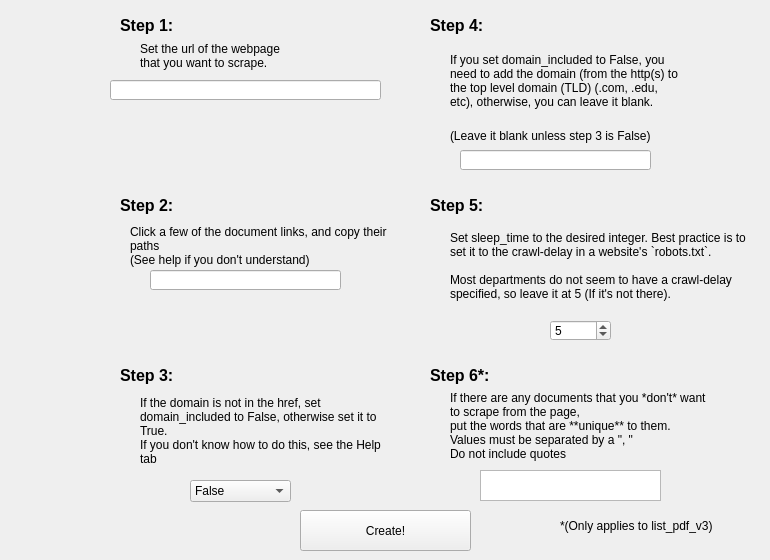
    <widget class="QWidget" name="Setup">
     <property name="accessibleName">
      <string notr="true"/>
     </property>
     <attribute name="title">
      <string>Setup</string>
     </attribute>
     <widget class="QLineEdit" name="webpage_input">
      <property name="geometry">
       <rect>
        <x>110</x>
        <y>80</y>
        <width>271</width>
        <height>20</height>
       </rect>
      </property>
     </widget>
     <widget class="QLabel" name="step3_header_2">
      <property name="geometry">
       <rect>
        <x>120</x>
        <y>360</y>
        <width>158</width>
        <height>31</height>
       </rect>
      </property>
      <property name="font">
       <font>
        <pointsize>12</pointsize>
        <weight>75</weight>
        <bold>true</bold>
       </font>
      </property>
      <property name="text">
       <string>Step 3:</string>
      </property>
      <property name="wordWrap">
       <bool>true</bool>
      </property>
     </widget>
     <widget class="QLabel" name="step1_header_2">
      <property name="geometry">
       <rect>
        <x>120</x>
        <y>10</y>
        <width>158</width>
        <height>31</height>
       </rect>
      </property>
      <property name="font">
       <font>
        <pointsize>12</pointsize>
        <weight>75</weight>
        <bold>true</bold>
       </font>
      </property>
      <property name="text">
       <string>Step 1:</string>
      </property>
      <property name="wordWrap">
       <bool>true</bool>
      </property>
     </widget>
     <widget class="QLabel" name="step1_1">
      <property name="geometry">
       <rect>
        <x>140</x>
        <y>40</y>
        <width>161</width>
        <height>31</height>
       </rect>
      </property>
      <property name="font">
       <font>
        <pointsize>9</pointsize>
       </font>
      </property>
      <property name="text">
       <string>Set the url of the webpage that you want to scrape.</string>
      </property>
      <property name="wordWrap">
       <bool>true</bool>
      </property>
     </widget>
     <widget class="QLabel" name="step2_1">
      <property name="geometry">
       <rect>
        <x>130</x>
        <y>200</y>
        <width>261</width>
        <height>91</height>
       </rect>
      </property>
      <property name="font">
       <font>
        <pointsize>9</pointsize>
       </font>
      </property>
      <property name="text">
       <string>Click a few of the document links, and copy their paths
(See help if you don't understand)</string>
      </property>
      <property name="wordWrap">
       <bool>true</bool>
      </property>
     </widget>
     <widget class="QLineEdit" name="web_path_input">
      <property name="geometry">
       <rect>
        <x>150</x>
        <y>270</y>
        <width>191</width>
        <height>20</height>
       </rect>
      </property>
     </widget>
     <widget class="QLineEdit" name="domain_input">
      <property name="geometry">
       <rect>
        <x>460</x>
        <y>150</y>
        <width>191</width>
        <height>20</height>
       </rect>
      </property>
     </widget>
     <widget class="QLabel" name="step3_4">
      <property name="geometry">
       <rect>
        <x>140</x>
        <y>390</y>
        <width>241</width>
        <height>81</height>
       </rect>
      </property>
      <property name="font">
       <font>
        <pointsize>9</pointsize>
       </font>
      </property>
      <property name="text">
       <string>If the domain is not in the href, set domain_included to False, otherwise set it to True.
If you don't know how to do this, see the Help tab</string>
      </property>
      <property name="wordWrap">
       <bool>true</bool>
      </property>
     </widget>
     <widget class="QComboBox" name="domain_included_input">
      <property name="geometry">
       <rect>
        <x>190</x>
        <y>480</y>
        <width>101</width>
        <height>22</height>
       </rect>
      </property>
      <property name="editable">
       <bool>false</bool>
      </property>
      <property name="currentText">
       <string>False</string>
      </property>
      <item>
       <property name="text">
        <string>False</string>
       </property>
      </item>
      <item>
       <property name="text">
        <string>True</string>
       </property>
      </item>
     </widget>
     <widget class="QLabel" name="step4_header">
      <property name="geometry">
       <rect>
        <x>430</x>
        <y>10</y>
        <width>158</width>
        <height>31</height>
       </rect>
      </property>
      <property name="font">
       <font>
        <pointsize>12</pointsize>
        <weight>75</weight>
        <bold>true</bold>
       </font>
      </property>
      <property name="text">
       <string>Step 4:</string>
      </property>
      <property name="wordWrap">
       <bool>true</bool>
      </property>
     </widget>
     <widget class="QLabel" name="step4_1">
      <property name="geometry">
       <rect>
        <x>450</x>
        <y>40</y>
        <width>231</width>
        <height>81</height>
       </rect>
      </property>
      <property name="font">
       <font>
        <pointsize>9</pointsize>
       </font>
      </property>
      <property name="text">
       <string>If you set domain_included to False, you need to add the domain (from the http(s) to the top level domain (TLD) (.com, .edu, etc), otherwise, you can leave it blank.</string>
      </property>
      <property name="wordWrap">
       <bool>true</bool>
      </property>
     </widget>
     <widget class="QLabel" name="step4_2">
      <property name="geometry">
       <rect>
        <x>450</x>
        <y>120</y>
        <width>221</width>
        <height>31</height>
       </rect>
      </property>
      <property name="font">
       <font>
        <pointsize>9</pointsize>
       </font>
      </property>
      <property name="text">
       <string>(Leave it blank unless step 3 is False)</string>
      </property>
      <property name="wordWrap">
       <bool>true</bool>
      </property>
     </widget>
     <widget class="QLabel" name="step5_header_2">
      <property name="geometry">
       <rect>
        <x>430</x>
        <y>190</y>
        <width>158</width>
        <height>31</height>
       </rect>
      </property>
      <property name="font">
       <font>
        <pointsize>12</pointsize>
        <weight>75</weight>
        <bold>true</bold>
       </font>
      </property>
      <property name="text">
       <string>Step 5:</string>
      </property>
      <property name="wordWrap">
       <bool>true</bool>
      </property>
     </widget>
     <widget class="QLabel" name="step5_3">
      <property name="geometry">
       <rect>
        <x>450</x>
        <y>210</y>
        <width>311</width>
        <height>111</height>
       </rect>
      </property>
      <property name="font">
       <font>
        <pointsize>9</pointsize>
       </font>
      </property>
      <property name="text">
       <string>Set sleep_time to the desired integer. Best practice is to set it to the crawl-delay in a website's `robots.txt`.

Most departments do not seem to have a crawl-delay specified, so leave it at 5 (If it's not there).</string>
      </property>
      <property name="wordWrap">
       <bool>true</bool>
      </property>
     </widget>
     <widget class="QLabel" name="step6_header">
      <property name="geometry">
       <rect>
        <x>430</x>
        <y>360</y>
        <width>158</width>
        <height>31</height>
       </rect>
      </property>
      <property name="font">
       <font>
        <pointsize>12</pointsize>
        <weight>75</weight>
        <bold>true</bold>
       </font>
      </property>
      <property name="text">
       <string>Step 6*:</string>
      </property>
      <property name="wordWrap">
       <bool>true</bool>
      </property>
     </widget>
     <widget class="QSpinBox" name="sleep_time_input">
      <property name="geometry">
       <rect>
        <x>550</x>
        <y>320</y>
        <width>61</width>
        <height>21</height>
       </rect>
      </property>
      <property name="value">
       <number>5</number>
      </property>
     </widget>
     <widget class="QLabel" name="step6_1">
      <property name="geometry">
       <rect>
        <x>450</x>
        <y>370</y>
        <width>261</width>
        <height>111</height>
       </rect>
      </property>
      <property name="font">
       <font>
        <pointsize>9</pointsize>
       </font>
      </property>
      <property name="text">
       <string>If there are any documents that you *don't* want to scrape from the page,
put the words that are **unique** to them.
Values must be separated by a &quot;, &quot;
Do not include quotes</string>
      </property>
      <property name="wordWrap">
       <bool>true</bool>
      </property>
     </widget>
     <widget class="QLabel" name="step2_header_2">
      <property name="geometry">
       <rect>
        <x>120</x>
        <y>190</y>
        <width>158</width>
        <height>31</height>
       </rect>
      </property>
      <property name="font">
       <font>
        <pointsize>12</pointsize>
        <weight>75</weight>
        <bold>true</bold>
       </font>
      </property>
      <property name="text">
       <string>Step 2:</string>
      </property>
      <property name="wordWrap">
       <bool>true</bool>
      </property>
     </widget>
     <widget class="QPushButton" name="create_scraper_button">
      <property name="geometry">
       <rect>
        <x>300</x>
        <y>510</y>
        <width>171</width>
        <height>41</height>
       </rect>
      </property>
      <property name="text">
       <string>Create!</string>
      </property>
      <property name="flat">
       <bool>false</bool>
      </property>
     </widget>
     <widget class="QLabel" name="step1_2">
      <property name="geometry">
       <rect>
        <x>560</x>
        <y>510</y>
        <width>161</width>
        <height>31</height>
       </rect>
      </property>
      <property name="font">
       <font>
        <pointsize>9</pointsize>
       </font>
      </property>
      <property name="text">
       <string>*(Only applies to list_pdf_v3)</string>
      </property>
      <property name="wordWrap">
       <bool>true</bool>
      </property>
     </widget>
     <widget class="QPlainTextEdit" name="unimportant_input">
      <property name="geometry">
       <rect>
        <x>480</x>
        <y>470</y>
        <width>181</width>
        <height>31</height>
       </rect>
      </property>
     </widget>
    </widget>
